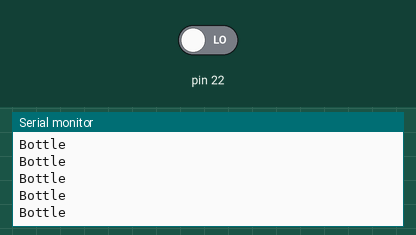
This sketch was run on a simulated Arduino Mega 2560, built with avr-gcc and run on an emulated ATmega2560. On the bench: the last lines printed to the serial monitor. The inputs (shaded band) are chosen by the test bench; at power-on: pin 22 LOW.

Above: at 1.2 s.
1.3 s: pin 22 driven HIGH
At 2.4 s:
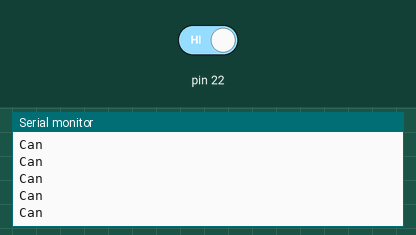
3.2 s: pin 22 driven LOW
At 3.8 s:
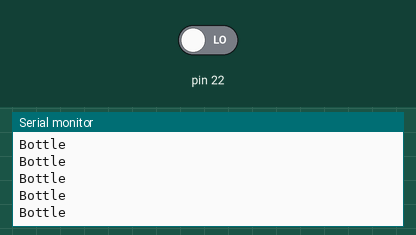
12.2 s: pin 22 driven HIGH
At 12.9 s:
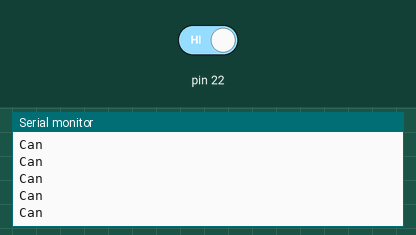

Measured:
- after the input at 1.3 s, the serial monitor: prints a new line after 0.07 s (image 1)
- after the input at 12.2 s, the serial monitor: prints a new line after 0.07 s (image 3)

The sketch:

sensor.ino
```cpp
/*
ตัวอย่างโคด ArduinoAll LJ18A3-8-Z
สายสีน้ำเงิน - GND
สายสีน้ำตาล - 5V
สายสีดำ - 7
*/
void setup() {
  Serial.begin(9600);
  Serial.println("ArduinoAll Example LJ18A3-8-Z");
}

void loop() {
  int detect = digitalRead(22);
  if (detect == 1) {
    Serial.println("Can");
  } else Serial.println("Bottle");

}
```
